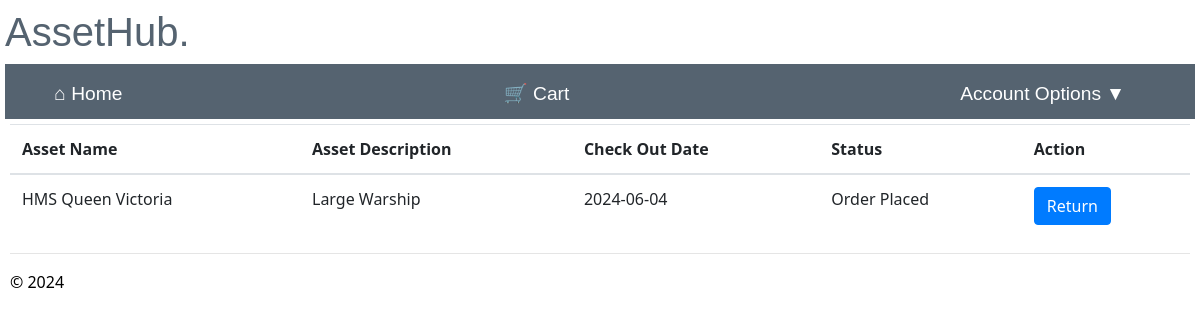
The app's page /return_asset/ (signed in), older data.
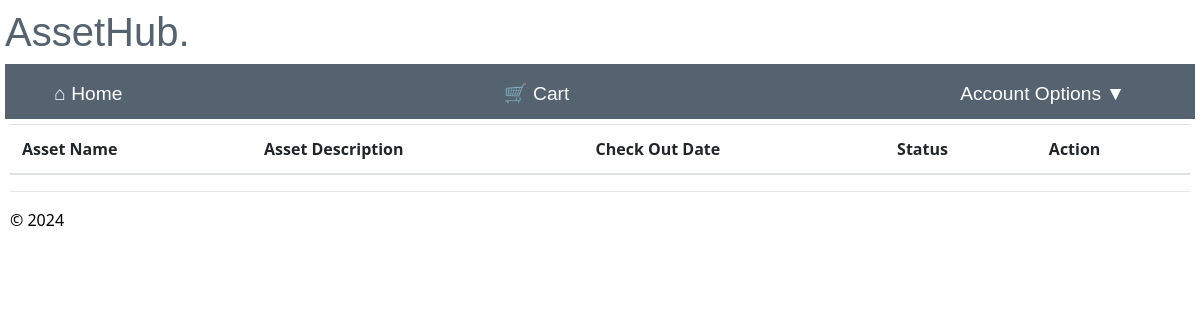
The same page, newer data.
### app/models/models.py (models this page shows)
class Assets(db.Model):
    __tablename__ = 'assets'
    asset_id = db.Column(db.Integer, primary_key=True, nullable=False)
    asset_name = db.Column(db.String(100), nullable=True)#change to not null
    asset_description = db.Column(db.String(225), nullable=True)
    keyword = db.Column(db.String(50), nullable=False)
    available = db.Column(db.String(50), nullable=False, default='Y')

class Order(db.Model):
    __tablename__ = 'order'
    order_id = db.Column(db.Integer, primary_key=True, nullable=False)
    username = db.Column(db.Integer, db.ForeignKey('user.username'), nullable=False)#needs to be string
    asset_id = db.Column(db.String(100), db.ForeignKey('assets.asset_id'), nullable=False)
    branch_id = db.Column(db.Integer, db.ForeignKey('branch.branch_id'), nullable=False)
    check_out_date = db.Column(db.Date,nullable=False)
    return_date = db.Column(db.Date,nullable=True)
    status = db.Column(db.String(20),nullable= False, default='New Order')
    user = relationship('User', backref='order')
    asset = relationship('Assets', backref='order')
    branch = relationship('Branch', backref='order')

### app/main/routes.py (the view, shortened to what this page needs)
@bp.route("/return_asset/", methods=['GET', 'POST'])
@login_required
def return_asset():
    try:
        return_assets = Order.query.filter(Order.username == current_user.username, Order.status != 'Returned').all()
        current_date = datetime.now()
        asset_names, asset_description, _ = get_asset_details(return_assets)
        return render_template('return_asset.html', return_assets=return_assets, asset_names=asset_names, asset_description=asset_description)
    except Exception as e:
        flash("Error returning Item.")
        return redirect(url_for("main.home"))

### app/main/routes.py (called while the page is built)
@bp.context_processor
def inject_cart_count():
    if current_user.is_authenticated:
        cart_count = Cart.query.filter_by(username=current_user.username).count()
    else:
        cart_count = 0
    return dict(cart_count=cart_count)

### app/manager/routes.py (called while the page is built)
def get_asset_details(item_deatils):
    asset_names = {}
    asset_description = {}
    branch_names = {}
    for item in item_deatils:
        asset = Assets.query.filter_by(asset_id=item.asset_id).first()
        branch = Branch.query.filter_by(branch_id=item.branch_id).first()
        if asset:
            asset_names[item.asset_id] = asset.asset_name
            asset_description[item.asset_id] = asset.asset_description
        if branch:
            branch_names[item.branch_id] = branch.branch_name
    return asset_names, asset_description, branch_names

### app/user/routes.py (called while the page is built)
@bp.before_app_request
def make_session_permanent():
    session.permanent = True
    current_app.permanent_session_lifetime = timedelta(seconds=60)

### app/main/templates/return_asset.html (shortened to what this page needs)
{% extends "layout.html" %}
{% block content %}
<table class="table table-hover">
    <thead class="active tables">
        <th>Asset Name</th>
        <th>Asset Description</th>
        <th>Check Out Date</th>
        <th>Status</th>
        <th>Action</th>
    </thead>
    <tbody>
        {% for return_asset in return_assets %}
        <tr>
            <td>{{ asset_names[return_asset.asset_id] }}</td>
            <td>{{ asset_description[return_asset.asset_id] }}</td>
            <td>{{ return_asset.check_out_date }}</td>
            <td>{{ return_asset.status }}</td>
            <td>
                <form method="post" action="/return_asset/" >
                    <input type="submit" value="Return" class="btn btn-primary" onclick='return confirm("Are you sure you want return asset?")'>
                </form>
            </td>
        </tr>
        {% endfor %}
    </tbody>
</table>
{% endblock %}

Row changes from the older to the newer data that the page shows:
no longer on this page (row edited): Order: check_out_date "2024-06-04", status "Order Placed"
no longer on this page (row edited): Assets: asset_name "HMS Queen Victoria", asset_description "Large Warship"
